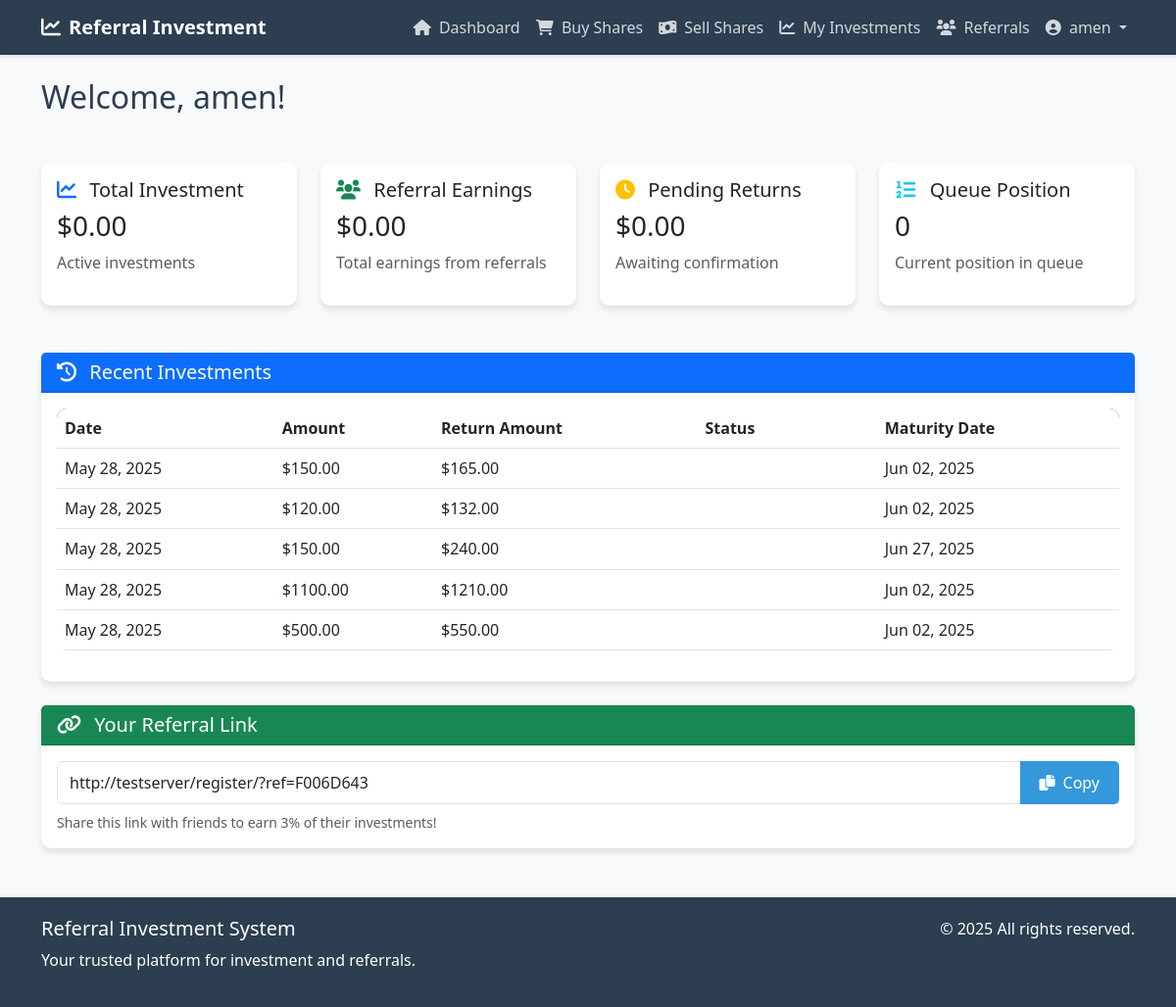
The page /api/ (signed in) on the database as committed earlier.
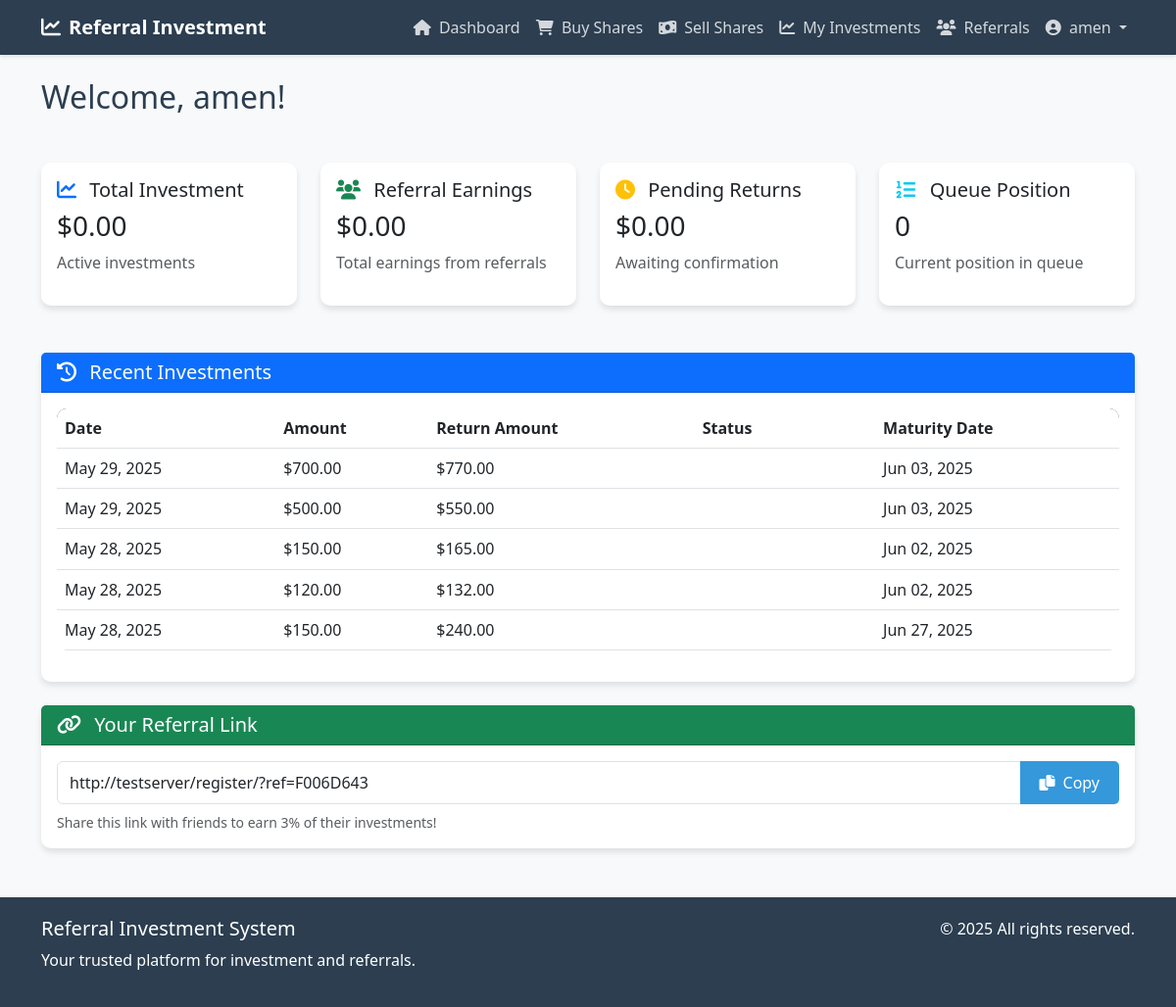
The same page on the database as committed later.
### accounts/models.py (models this page shows, shortened)
class Investment(models.Model):
    STATUS_CHOICES = [
        ('pending', 'Pending'),
        ('matured', 'Matured'),
        ('paired', 'Paired'),
        ('partially_paid', 'Partially Paid'),
        ('completed', 'Completed'),
        ('confirmed', 'Confirmed')  # New status for countdown period
    ]
    user = models.ForeignKey(User, on_delete=models.CASCADE, related_name='investments')
    amount = models.DecimalField(max_digits=10, decimal_places=2)
    remn_amount = models.DecimalField(max_digits=10, decimal_places=2, null=True, blank=True)
    remaining_amount = models.DecimalField(max_digits=10, decimal_places=2, null=True, blank=True)
    created_at = models.DateTimeField(auto_now_add=True)
    maturity_date = models.DateTimeField(help_text='Date when investment matures')
    maturity_period = models.IntegerField(help_text='Duration in days until investment matures', null=True, blank=True)
    status = models.CharField(max_length=20, choices=STATUS_CHOICES, default='pending')
    paired_to = models.ForeignKey(User, on_delete=models.SET_NULL, null=True, blank=True, related_name='paired_investments')
    return_amount = models.DecimalField(max_digits=10, decimal_places=2, null=True, blank=True)
    referral_bonus_used = models.DecimalField(max_digits=10, decimal_places=2, default=0)
    amount_paid = models.DecimalField(max_digits=10, decimal_places=2, default=0)
    payment_confirmed_at = models.DateTimeField(null=True, blank=True)
    last_payment_at = models.DateTimeField(null=True, blank=True)
    start_countdown_at = models.DateTimeField(null=True, blank=True)
    transaction_reference = models.CharField(max_length=50, unique=True, null=True, blank=True)
    payment_method = models.CharField(max_length=50, null=True, blank=True)
    payment_notes = models.TextField(blank=True)
    maturity_notification_sent = models.BooleanField(default=False)
    is_confirmed = models.BooleanField(default=False)
    pairing_reference = models.CharField(max_length=50, unique=True, null=True, blank=True)
    confirmed_at = models.DateTimeField(null=True, blank=True)
    mature_at = models.DateTimeField(null=True, blank=True)
    countdown_duration = models.IntegerField(default=5, help_text='Duration in days until investment matures after confirmation')
    class Meta:
        indexes = [
            models.Index(fields=['status', 'is_confirmed', 'mature_at']),
            models.Index(fields=['confirmed_at']),
        ]

### accounts/views.py (the view)
# urls.py: path('', DashboardView.as_view(), name='dashboard'),
class DashboardView(LoginRequiredMixin, TemplateView):
    template_name = 'accounts/dashboard.html'
    def get_context_data(self, **kwargs):
        context = super().get_context_data(**kwargs)
        user = self.request.user
        investments = Investment.objects.filter(user=user)
        total_returns = investments.filter(status='completed').aggregate(
            total=Sum('return_amount')
        )['total'] or Decimal('0.00')
        active_investments = investments.filter(status__in=['pending', 'paired'])
        pending_payments = Payment.objects.filter(
            from_user=user,
            confirmed_at__isnull=True
        )
        context.update({
            'total_referral_earnings': user.referral_earnings,
            'total_returns': total_returns,
            'active_investments': active_investments,
            'pending_payments': pending_payments,
            'recent_investments': investments.order_by('-created_at')[:5],
            'referral_link': f"{self.request.scheme}://{self.request.get_host()}/register/?ref={user.referral_code}"
        })
        return context

### accounts/templates/accounts/dashboard.html (shortened to what the changed rows need)
{% extends 'accounts/base.html' %}
{% block content %}
<div class="row">
    <div class="col-md-12 mb-4">
        <h2 class="mb-4">Welcome, {{ user.username }}!</h2>
    </div>
</div>
<div class="row mt-4">
    <div class="col-md-12">
        <div class="card">
            <div class="card-body">
                <div class="table-responsive">
                    <table class="table table-hover">
                        <thead>
                            <tr>
                                <th>Date</th>
                                <th>Amount</th>
                                <th>Return Amount</th>
                                <th>Status</th>
                                <th>Maturity Date</th>
                            </tr>
                        </thead>
                        <tbody>
                            {% for investment in recent_investments %}
                            <tr>
                                <td>{{ investment.created_at|date:"M d, Y" }}</td>
                                <td>${{ investment.amount }}</td>
                                <td>${{ investment.return_amount }}</td>
                                <td>
                                    <span class="badge bg-{{ investment.status|lower }}">
                                    </span>
                                </td>
                                <td>{{ investment.maturity_date|date:"M d, Y" }}</td>
                            </tr>
                            {% empty %}
                            <tr>
                                <td colspan="5" class="text-center">No investments yet</td>
                            </tr>
                            {% endfor %}
                        </tbody>
                    </table>
                </div>
            </div>
        </div>
    </div>
</div>
{% endblock %}

Rows that differ between the two databases and show on the page:
no longer on this page (row unchanged): Investment: created_at "May 28, 2025", amount "1100.00", return_amount "1210.00", maturity_date "Jun 02, 2025"
no longer on this page (row unchanged): Investment: created_at "May 28, 2025", amount "500.00", return_amount "550.00", maturity_date "Jun 02, 2025"
added Investment: created_at "May 29, 2025", amount "700.00", return_amount "770.00", maturity_date "Jun 03, 2025"
added Investment: created_at "May 29, 2025", amount "500.00", return_amount "550.00", maturity_date "Jun 03, 2025"
